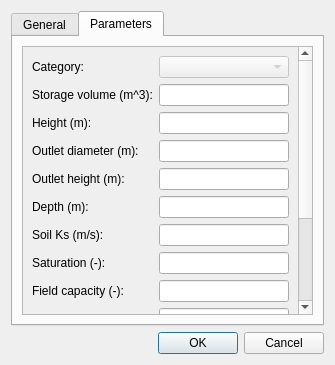
<?xml version="1.0" encoding="UTF-8"?>
<ui version="4.0">
 <class>Dialog</class>
 <widget class="QDialog" name="Dialog">
  <property name="geometry">
   <rect>
    <x>0</x>
    <y>0</y>
    <width>335</width>
    <height>365</height>
   </rect>
  </property>
  <property name="windowTitle">
   <string>Dialog</string>
  </property>
  <layout class="QVBoxLayout" name="verticalLayout">
   <item>
    <widget class="QTabWidget" name="tabWidget">
     <property name="currentIndex">
      <number>1</number>
     </property>
     <widget class="QWidget" name="tab">
      <attribute name="title">
       <string>General</string>
      </attribute>
      <layout class="QFormLayout" name="formLayout">
       <item row="0" column="0">
        <widget class="QLabel" name="OBJ_ID_LBL">
         <property name="text">
          <string>Object id:</string>
         </property>
        </widget>
       </item>
       <item row="0" column="1">
        <widget class="QLineEdit" name="OBJ_ID"/>
       </item>
       <item row="1" column="0">
        <widget class="QLabel" name="NAME_LBL">
         <property name="text">
          <string>Name:</string>
         </property>
        </widget>
       </item>
       <item row="1" column="1">
        <widget class="QLineEdit" name="NAME"/>
       </item>
       <item row="2" column="0">
        <widget class="QLabel" name="NODE_TO_LBL">
         <property name="text">
          <string>Receiving node:</string>
         </property>
        </widget>
       </item>
       <item row="2" column="1">
        <widget class="QComboBox" name="NODE_TO_CB">
         <property name="enabled">
          <bool>false</bool>
         </property>
        </widget>
       </item>
       <item row="3" column="0">
        <widget class="QLabel" name="TYPE_LBL">
         <property name="text">
          <string>LID type:</string>
         </property>
        </widget>
       </item>
       <item row="3" column="1">
        <widget class="QComboBox" name="TYPE_CB">
         <property name="enabled">
          <bool>false</bool>
         </property>
        </widget>
       </item>
       <item row="4" column="1">
        <widget class="QLineEdit" name="TYPE"/>
       </item>
       <item row="5" column="1">
        <widget class="QLineEdit" name="NODE_TO"/>
       </item>
      </layout>
      <zorder>NODE_TO</zorder>
      <zorder>TYPE_CB</zorder>
      <zorder>NODE_TO_CB</zorder>
      <zorder>OBJ_ID_LBL</zorder>
      <zorder>NAME_LBL</zorder>
      <zorder>NAME</zorder>
      <zorder>TYPE</zorder>
      <zorder>TYPE_LBL</zorder>
      <zorder>NODE_TO_LBL</zorder>
      <zorder>OBJ_ID</zorder>
     </widget>
     <widget class="QWidget" name="tab_2">
      <attribute name="title">
       <string>Parameters</string>
      </attribute>
      <layout class="QHBoxLayout" name="horizontalLayout">
       <item>
        <widget class="QScrollArea" name="scrollArea">
         <property name="widgetResizable">
          <bool>true</bool>
         </property>
         <widget class="QWidget" name="scrollAreaWidgetContents">
          <property name="geometry">
           <rect>
            <x>0</x>
            <y>-104</y>
            <width>274</width>
            <height>376</height>
           </rect>
          </property>
          <layout class="QFormLayout" name="formLayout_2">
           <item row="0" column="0">
            <widget class="QLabel" name="CAT_LBL">
             <property name="text">
              <string>Category:</string>
             </property>
            </widget>
           </item>
           <item row="0" column="1">
            <widget class="QComboBox" name="CAT_CB">
             <property name="enabled">
              <bool>false</bool>
             </property>
            </widget>
           </item>
           <item row="1" column="0">
            <widget class="QLabel" name="VOL_LBL">
             <property name="text">
              <string>Storage volume (m^3):</string>
             </property>
            </widget>
           </item>
           <item row="1" column="1">
            <widget class="QLineEdit" name="VOL"/>
           </item>
           <item row="2" column="0">
            <widget class="QLabel" name="HEIGHT_LBL">
             <property name="text">
              <string>Height (m):</string>
             </property>
            </widget>
           </item>
           <item row="2" column="1">
            <widget class="QLineEdit" name="HEIGHT"/>
           </item>
           <item row="3" column="0">
            <widget class="QLabel" name="DIAM_OUT_LBL">
             <property name="text">
              <string>Outlet diameter (m):</string>
             </property>
            </widget>
           </item>
           <item row="3" column="1">
            <widget class="QLineEdit" name="DIAM_OUT"/>
           </item>
           <item row="4" column="0">
            <widget class="QLabel" name="HEIGHT_OUT_LBL">
             <property name="text">
              <string>Outlet height (m):</string>
             </property>
            </widget>
           </item>
           <item row="4" column="1">
            <widget class="QLineEdit" name="HEIGHT_OUT"/>
           </item>
           <item row="5" column="0">
            <widget class="QLabel" name="DEPTH_LBL">
             <property name="text">
              <string>Depth (m):</string>
             </property>
            </widget>
           </item>
           <item row="5" column="1">
            <widget class="QLineEdit" name="DEPTH"/>
           </item>
           <item row="6" column="0">
            <widget class="QLabel" name="KS_SOIL_LBL">
             <property name="text">
              <string>Soil Ks (m/s):</string>
             </property>
            </widget>
           </item>
           <item row="6" column="1">
            <widget class="QLineEdit" name="KS_SOIL"/>
           </item>
           <item row="7" column="0">
            <widget class="QLabel" name="TETA_SAT_LBL">
             <property name="text">
              <string>Saturation (-):</string>
             </property>
            </widget>
           </item>
           <item row="7" column="1">
            <widget class="QLineEdit" name="TETA_SAT"/>
           </item>
           <item row="8" column="0">
            <widget class="QLabel" name="TETA_FC_LBL">
             <property name="text">
              <string>Field capacity (-):</string>
             </property>
            </widget>
           </item>
           <item row="8" column="1">
            <widget class="QLineEdit" name="TETA_FC"/>
           </item>
           <item row="9" column="0">
            <widget class="QLabel" name="TETA_WP_LBL">
             <property name="text">
              <string>Wilting point (-):</string>
             </property>
            </widget>
           </item>
           <item row="9" column="1">
            <widget class="QLineEdit" name="TETA_WP"/>
           </item>
           <item row="10" column="0">
            <widget class="QLabel" name="SLOPE_LBL">
             <property name="text">
              <string>Slope (-):</string>
             </property>
            </widget>
           </item>
           <item row="10" column="1">
            <widget class="QLineEdit" name="SLOPE"/>
           </item>
           <item row="11" column="0">
            <widget class="QLabel" name="WP_MAX_LBL">
             <property name="text">
              <string>Interception (mm):</string>
             </property>
            </widget>
           </item>
           <item row="11" column="1">
            <widget class="QLineEdit" name="WP_MAX"/>
           </item>
           <item row="12" column="0">
            <widget class="QLabel" name="KS_SUB_LBL">
             <property name="text">
              <string>Subsoil Ks (m/s):</string>
             </property>
            </widget>
           </item>
           <item row="12" column="1">
            <widget class="QLineEdit" name="KS_SUB"/>
           </item>
           <item row="13" column="1">
            <widget class="QLineEdit" name="CAT"/>
           </item>
          </layout>
         </widget>
        </widget>
       </item>
      </layout>
     </widget>
    </widget>
   </item>
   <item>
    <widget class="QDialogButtonBox" name="buttonBox">
     <property name="orientation">
      <enum>Qt::Horizontal</enum>
     </property>
     <property name="standardButtons">
      <set>QDialogButtonBox::Cancel|QDialogButtonBox::Ok</set>
     </property>
    </widget>
   </item>
  </layout>
 </widget>
 <resources/>
 <connections>
  <connection>
   <sender>buttonBox</sender>
   <signal>accepted()</signal>
   <receiver>Dialog</receiver>
   <slot>accept()</slot>
   <hints>
    <hint type="sourcelabel">
     <x>248</x>
     <y>254</y>
    </hint>
    <hint type="destinationlabel">
     <x>157</x>
     <y>274</y>
    </hint>
   </hints>
  </connection>
  <connection>
   <sender>buttonBox</sender>
   <signal>rejected()</signal>
   <receiver>Dialog</receiver>
   <slot>reject()</slot>
   <hints>
    <hint type="sourcelabel">
     <x>316</x>
     <y>260</y>
    </hint>
    <hint type="destinationlabel">
     <x>286</x>
     <y>274</y>
    </hint>
   </hints>
  </connection>
 </connections>
</ui>
